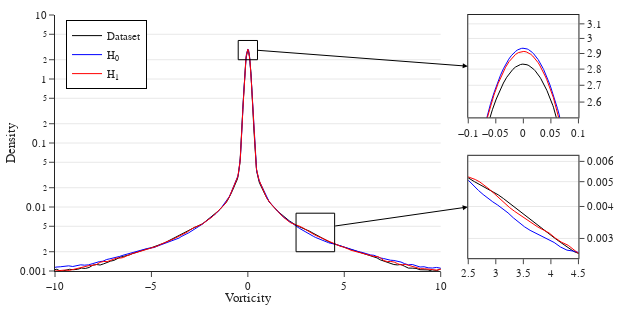

Notebook source saved alongside this figure:
### Code cell
fig = go.Figure()
colors = iter(default_colors) #iter(['Black','Blue','Red','Green','Purple','Yellow'])
show_model_list = ['Dataset','H0_xy1', 'restful-sweep-2']
names = ['Dataset','H<sub>0</sub>','H<sub>1</sub>']
colors = iter(['Black','Blue','Red'])
for i, key in enumerate(show_model_list):
    color_i = next(colors)
    fig.add_trace(go.Scatter(x=models[key]['vorticity_bin'], y=models[key]['vorticity_density'], mode='lines', line=dict(color=color_i, width=1), name=names[i], legendgroup=key))
    fig.add_trace(go.Scatter(x=models[key]['vorticity_bin'], y=models[key]['vorticity_density'], mode='lines', line=dict(color=color_i, width=1), name=names[i], legendgroup=key, xaxis="x2", yaxis="y2",showlegend=False))
    fig.add_trace(go.Scatter(x=models[key]['vorticity_bin'], y=models[key]['vorticity_density'], mode='lines', line=dict(color=color_i, width=1), name=names[i], legendgroup=key, xaxis="x3", yaxis="y3",showlegend=False))

fig.update_layout(
    xaxis2=dict(domain=[0.75, 0.95], anchor="y2", mirror=True, showticklabels=True, range = [-0.1,0.1]),
    yaxis2=dict(domain=[0.60, 1], anchor="x2", mirror=True, showticklabels=True, type='log', range = [0.4,0.5],showgrid=True, side='right'),
    xaxis3=dict(domain=[0.75, 0.95], anchor="y3", mirror=True, showticklabels=True, range = [2.5,4.5]),
    yaxis3=dict(domain=[0.05, 0.45], anchor="x3", mirror=True, showticklabels=True, type='log', range = [-2.6, -2.2],showgrid=True, side='right')
)

fig.add_shape(type="rect", x0=2.5, x1=4.5, y0=0.002, y1=0.008, xref="x", yref="y", line=dict(color="black", width=1), fillcolor='rgba(0,0,0,0.00)', opacity=1)
fig.add_shape(type="rect", x0=-0.5, x1=0.5, y0=2, y1=4, xref="x", yref="y", line=dict(color="black", width=1), fillcolor='rgba(0,0,0,0.00)', opacity=1)
fig.add_annotation(x=11.4, y=0.2, ax=0.45, ay=0.45, xref="x1", yref="y1", axref="x1", ayref="y1", showarrow=True, arrowhead=2, arrowsize=1, arrowwidth=1, arrowcolor="black", text="")
fig.add_annotation(x=11.4, y=-2, ax=4.45, ay=-2.3, xref="x1", yref="y1", axref="x1", ayref="y1", showarrow=True, arrowhead=2, arrowsize=1, arrowwidth=1, arrowcolor="black", text="")

fig.update_layout(
    font=font, template=template, plot_bgcolor='rgba(0,0,0,0)', showlegend=True,
    width=px_width, height = px_width/2, margin=dict(l=10, r=10, t=10, b=10),
    xaxis={'title_text':"Vorticity", 'title_standoff':1, 'range':[-10,10], 'domain':[0, 0.7]}, 
    yaxis={'title_text':"Density", 'title_standoff':1, "type":'log','showgrid':True, 'range':[-3,1]},
    legend=dict(#itemsizing="constant",   # keep legend markers same size as trace
        x=0.02, y=0.98, xanchor="left", yanchor="top",
        orientation='v', tracegroupgap=0, yref="paper", #xref="container",
        bgcolor="rgba(255,255,255,1.0)", entrywidth=0.3, entrywidthmode='fraction',
        bordercolor="black",
        borderwidth=1
    )
)
fig.show()
fig.write_image(f"{figure_path}/MNO_Cylinder_vorticity.pdf")

### Figure 1 — Plotly figure (JSON) as saved in the notebook; plotly's stock layout.template omitted (floating-point values rounded to 4 significant figures; data arrays with more than 128 entries replaced by an {"elided": "..."} marker saying what was removed)
{"data": [{"legendgroup": "Dataset", "line": {"color": "Black", "width": 1}, "mode": "lines", "name": "Dataset", "type": "scatter", "x": {"elided": "500 float values"}, "y": {"elided": "500 float values"}}, {"legendgroup": "Dataset", "line": {"color": "Black", "width": 1}, "mode": "lines", "name": "Dataset", "showlegend": false, "type": "scatter", "x": {"elided": "500 float values"}, "xaxis": "x2", "y": {"elided": "500 float values"}, "yaxis": "y2"}, {"legendgroup": "Dataset", "line": {"color": "Black", "width": 1}, "mode": "lines", "name": "Dataset", "showlegend": false, "type": "scatter", "x": {"elided": "500 float values"}, "xaxis": "x3", "y": {"elided": "500 float values"}, "yaxis": "y3"}, {"legendgroup": "H0_xy1", "line": {"color": "Blue", "width": 1}, "mode": "lines", "name": "H<sub>0</sub>", "type": "scatter", "x": {"elided": "500 float values"}, "y": {"elided": "500 float values"}}, {"legendgroup": "H0_xy1", "line": {"color": "Blue", "width": 1}, "mode": "lines", "name": "H<sub>0</sub>", "showlegend": false, "type": "scatter", "x": {"elided": "500 float values"}, "xaxis": "x2", "y": {"elided": "500 float values"}, "yaxis": "y2"}, {"legendgroup": "H0_xy1", "line": {"color": "Blue", "width": 1}, "mode": "lines", "name": "H<sub>0</sub>", "showlegend": false, "type": "scatter", "x": {"elided": "500 float values"}, "xaxis": "x3", "y": {"elided": "500 float values"}, "yaxis": "y3"}, {"legendgroup": "restful-sweep-2", "line": {"color": "Red", "width": 1}, "mode": "lines", "name": "H<sub>1</sub>", "type": "scatter", "x": {"elided": "500 float values"}, "y": {"elided": "500 float values"}}, {"legendgroup": "restful-sweep-2", "line": {"color": "Red", "width": 1}, "mode": "lines", "name": "H<sub>1</sub>", "showlegend": false, "type": "scatter", "x": {"elided": "500 float values"}, "xaxis": "x2", "y": {"elided": "500 float values"}, "yaxis": "y2"}, {"legendgroup": "restful-sweep-2", "line": {"color": "Red", "width": 1}, "mode": "lines", "name": "H<sub>1</sub>", "showlegend": false, "type": "scatter", "x": {"elided": "500 float values"}, "xaxis": "x3", "y": {"elided": "500 float values"}, "yaxis": "y3"}], "layout": {"annotations": [{"arrowcolor": "black", "arrowhead": 2, "arrowsize": 1, "arrowwidth": 1, "ax": 0.45, "axref": "x", "ay": 0.45, "ayref": "y", "showarrow": true, "text": "", "x": 11.4, "xref": "x", "y": 0.2, "yref": "y"}, {"arrowcolor": "black", "arrowhead": 2, "arrowsize": 1, "arrowwidth": 1, "ax": 4.45, "axref": "x", "ay": -2.3, "ayref": "y", "showarrow": true, "text": "", "x": 11.4, "xref": "x", "y": -2, "yref": "y"}], "font": {"family": "Times New Roman", "size": 11}, "height": 312, "legend": {"bgcolor": "rgba(255,255,255,1.0)", "bordercolor": "black", "borderwidth": 1, "entrywidth": 0.3, "entrywidthmode": "fraction", "orientation": "v", "tracegroupgap": 0, "x": 0.02, "xanchor": "left", "y": 0.98, "yanchor": "top", "yref": "paper"}, "margin": {"b": 10, "l": 10, "r": 10, "t": 10}, "plot_bgcolor": "rgba(0,0,0,0)", "shapes": [{"fillcolor": "rgba(0,0,0,0.00)", "line": {"color": "black", "width": 1}, "opacity": 1, "type": "rect", "x0": 2.5, "x1": 4.5, "xref": "x", "y0": 0.002, "y1": 0.008, "yref": "y"}, {"fillcolor": "rgba(0,0,0,0.00)", "line": {"color": "black", "width": 1}, "opacity": 1, "type": "rect", "x0": -0.5, "x1": 0.5, "xref": "x", "y0": 2, "y1": 4, "yref": "y"}], "showlegend": true, "width": 624, "xaxis": {"domain": [0, 0.7], "range": [-10, 10], "title": {"standoff": 1, "text": "Vorticity"}}, "xaxis2": {"anchor": "y2", "domain": [0.75, 0.95], "mirror": true, "range": [-0.1, 0.1], "showticklabels": true}, "xaxis3": {"anchor": "y3", "domain": [0.75, 0.95], "mirror": true, "range": [2.5, 4.5], "showticklabels": true}, "yaxis": {"range": [-3, 1], "showgrid": true, "title": {"standoff": 1, "text": "Density"}, "type": "log"}, "yaxis2": {"anchor": "x2", "domain": [0.6, 1], "mirror": true, "range": [0.4, 0.5], "showgrid": true, "showticklabels": true, "side": "right", "type": "log"}, "yaxis3": {"anchor": "x3", "domain": [0.05, 0.45], "mirror": true, "range": [-2.6, -2.2], "showgrid": true, "showticklabels": true, "side": "right", "type": "log"}}}
